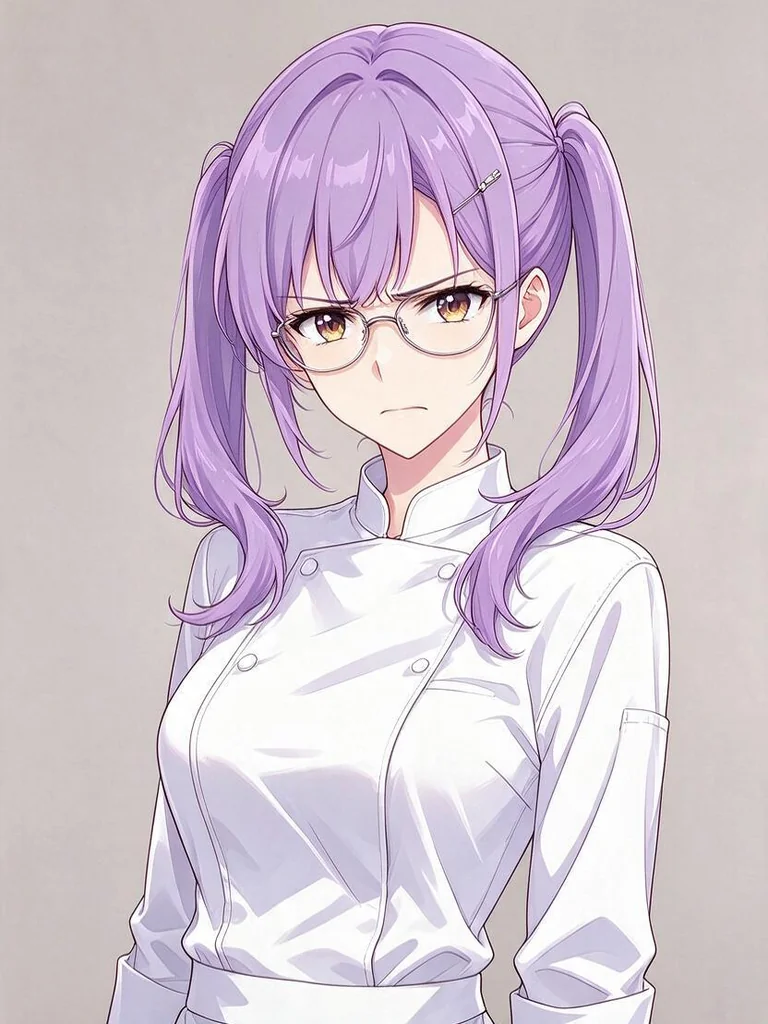
#> input picture seed/assets/portraits/chr_mockAoi/angry.webp, 768 x 1024 px
$ python -i images.py   (imports and definitions only)
#> lines starting #> are read from the running program, lines starting #| are printed output that depends on the picture
"""The image pipeline (doc 02 §2 "D-61 image pipeline", generation-jobs design D7). Pure functions over bytes.

- **Sniff** by magic bytes, never by name or declared type: PNG `89 50 4E 47`, JPEG `FF D8 FF`, WebP `RIFF....WEBP`.
- **Verify** with Pillow, with a 40 MP decompression guard read from the header before any pixel is decoded.
- **Portraits:** EXIF transpose → RGB → centre-crop to 3:4 (never stretched) → Lanczos 768×1024 → WebP `method=6`,
  quality 85, stepping down 80/75/70/65 until it is at most 250 KB.
- **Covers:** the same, centre-cropped to 16:9 at 1600×900.
- **Expression sheet:** a 2-row × 4-column grid, cut evenly (gutters ignored); each cell is cropped to 3:4 and
  scaled to 768×1024. Order: neutral, happy, sad, angry / surprised, thinking, embarrassed, eyes closed (TESTING.md A3).
"""

from __future__ import annotations

import io
from dataclasses import dataclass
from typing import Literal

from PIL import Image, ImageOps, UnidentifiedImageError

Format = Literal["png", "jpeg", "webp"]

MAX_PIXELS = 40_000_000
PORTRAIT_SIZE = (768, 1024)
COVER_SIZE = (1600, 900)
PORTRAIT_MAX_BYTES = 250 * 1024
COVER_MAX_BYTES = 600 * 1024
QUALITY_LADDER = (85, 80, 75, 70, 65)
SHEET_ROWS, SHEET_COLS = 2, 4
SHEET_ORDER = ("neutral", "happy", "sad", "angry", "surprised", "thinking", "embarrassed", "blink")
EXT: dict[Format, str] = {"png": "png", "jpeg": "jpg", "webp": "webp"}


class ImageRejected(ValueError):
    """Not an image we accept (wrong type, corrupt, too many pixels)."""

    def __init__(self, reason: str, message: str) -> None:
        super().__init__(message)
        self.reason = reason


class TooLarge(ValueError):
    """The derivative stayed over its byte budget at the lowest quality."""


@dataclass(frozen=True)
class Derived:
    data: bytes
    width: int
    height: int
    format: str = "webp"

    @property
    def size(self) -> int:
        return len(self.data)


def sniff(data: bytes) -> Format | None:
    if data[:4] == b"\x89PNG":
        return "png"
    if data[:3] == b"\xff\xd8\xff":
        return "jpeg"
    if data[:4] == b"RIFF" and data[8:12] == b"WEBP":
        return "webp"
    return None


def open_checked(data: bytes) -> Image.Image:
    """Sniff, guard the pixel count from the header, verify, then reopen for decoding (`verify` consumes the file)."""
    if sniff(data) is None:
        raise ImageRejected("type", "Images must be PNG, JPEG or WebP.")
    try:
        with Image.open(io.BytesIO(data)) as probe:
            w, h = probe.size
            if w * h > MAX_PIXELS:
                raise ImageRejected("pixels", f"The image is too large ({w}×{h}); at most 40 megapixels.")
            probe.verify()
        img = Image.open(io.BytesIO(data))
        img.load()
    except ImageRejected:
        raise
    except (UnidentifiedImageError, OSError, SyntaxError, ValueError, Image.DecompressionBombError) as e:
        raise ImageRejected("corrupt", "That file isn't a valid image.") from e
    return img


# [34 lines left out: functions _rgb, crop_to, encode_webp, not called in this run]


def _fit(img: Image.Image, size: tuple[int, int], max_bytes: int, *, strict: bool) -> Derived:
    framed = crop_to(_rgb(img), *size).resize(size, Image.Resampling.LANCZOS)
    return Derived(encode_webp(framed, max_bytes, strict=strict), size[0], size[1])


def portrait_webp(data: bytes) -> Derived:
    """A provider original (or a scripted placeholder) → the 768×1024 WebP the app serves."""
    return _fit(open_checked(data), PORTRAIT_SIZE, PORTRAIT_MAX_BYTES, strict=True)


def cover_webp(data: bytes) -> Derived:
    """An uploaded world cover → 1600×900 WebP (best effort under 600 KB)."""
    return _fit(open_checked(data), COVER_SIZE, COVER_MAX_BYTES, strict=False)


def sheet_cells(data: bytes) -> dict[str, Derived]:
    """Slice a 2×4 expression sheet into 8 portraits, keyed by `SHEET_ORDER` (`blink` = eyes closed)."""
    sheet = _rgb(open_checked(data))
    w, h = sheet.size
    out: dict[str, Derived] = {}
    for i, key in enumerate(SHEET_ORDER):
        r, c = divmod(i, SHEET_COLS)
        box = (round(c * w / SHEET_COLS), round(r * h / SHEET_ROWS), round((c + 1) * w / SHEET_COLS),
               round((r + 1) * h / SHEET_ROWS))
        out[key] = _fit(sheet.crop(box), PORTRAIT_SIZE, PORTRAIT_MAX_BYTES, strict=True)
    return out


# [6 lines left out: function data_url, not called in this run]

>>> import cv2
>>> picture = cv2.imread('../../../seed/assets/portraits/chr_mockAoi/angry.webp', cv2.IMREAD_GRAYSCALE)
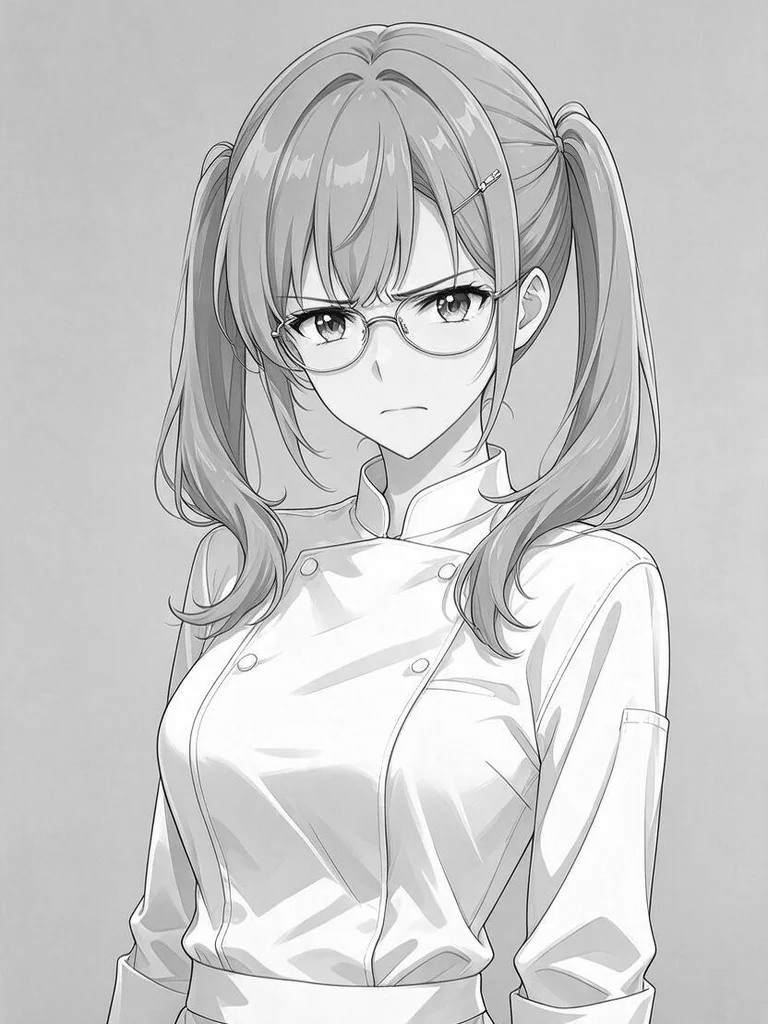
#> picture: shape (1024, 768); min 0, max 255, mean 202.2
#> (the run stopped early here; a loop or call above may not have finished)
